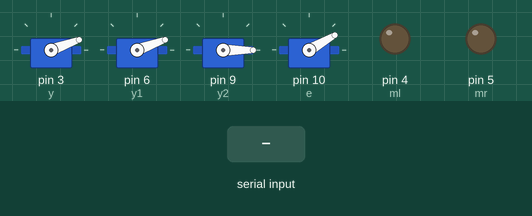
Bench run of a sketch on a simulated Arduino Uno, built with avr-gcc and run on an emulated ATmega328P. Parts: 4 × servo, output pins drawn as LEDs (lit = HIGH). The inputs (shaded band) are chosen by the test bench.

Above: at 1.2 s.
1.3 s: "30,150\n" received over Serial
At 2.5 s:
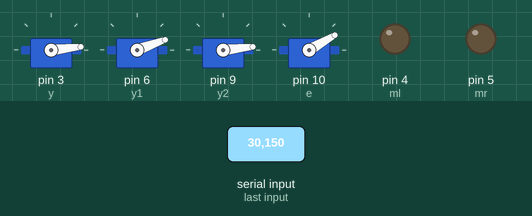
2.8 s: "90,45\n" received over Serial
At 3.7 s:
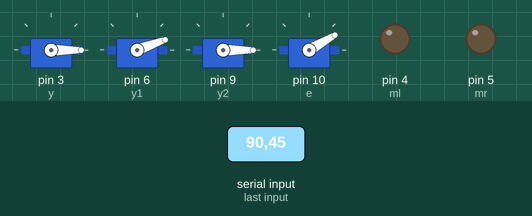
4.3 s: "X90\n" received over Serial
At 5.3 s:
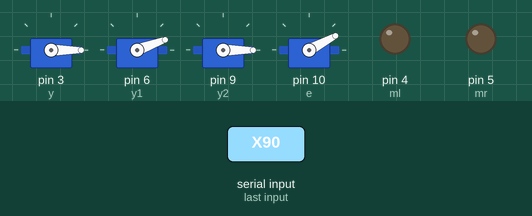
Timing chart, 0 to 7.3 s (numbered marks = the images above; inputs shaded):
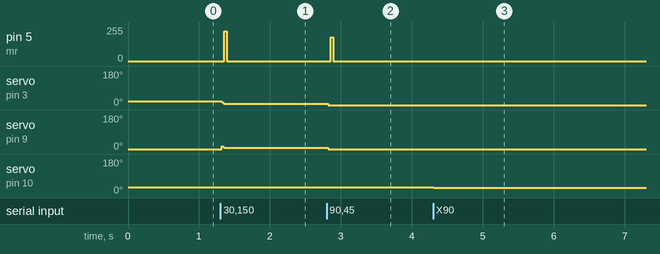

Measured:
- after the input at 1.3 s, pin 5 (mr): 0/255 → 224/255 after 0.05 s, → 0/255 0.04 s later; servo on pin 3 (y): 20° → 6° at once; servo on pin 9 (y2): 0° → 6° at once
- after the input at 2.8 s, pin 5 (mr): 0/255 → 179/255 after 0.05 s, → 0/255 0.04 s later; servo on pin 3 (y), servo on pin 9 (y2): 6° → 0° at once
- after the input at 4.3 s, servo on pin 10 (e): 30° → 28° at once

The sketch:

Humanoid_Ai_Ron.ino
```cpp
//Face Tracker using OpenCV and Arduino.
//Ai-RON.
//this code run with python open cv code.
//for servo we use 5V power supply.
//for DC motor we use 12V power supply.
//this code run 4 servo and 1 DC motor in respective X and Y axis .
// 1 dc motor and 1 servo motor run on X-Axis.
// 3 servos run on Y-Axis.
//in neck mechanisum part, there is 2 servos and 1 dc motor are run.
//in this code 2 servos are run at same time in oppesite direction which is in neck (Y-Axis, Up-Down).
//1 dc run on X-axis (Left-Right) for neck .
//2 servo run respectively X and Y Axis for eye mechanisum (Up-Down , Left-Right).
//jaw is pending ...
//eye lash is pending...

#include<Servo.h>// servo lib
#define ml 4//Dc motor wire connection Red , here we define DC motor's both connection or declaretion for one DC motor
#define mr 5//Dc motor wire connection Black, DC motor required two pin connections.
Servo y, y1, y2, e;// here we declare 4 servos.

int x;// this veriable for dc motor
int width = 640, height = 480;  // total resolution of the video
int xpos = 90, epos = 30, ypos = 20, y1pos = 20, y2pos; // initial positions of all Servos (as per our calculations)
int motorspeed = 0;
int xspeed = 0;
void setup() {
//
  Serial.begin(115200);//
  pinMode(ml, OUTPUT);
  pinMode(mr, OUTPUT);
  y.attach(3);// declared pin number which connect on arduino uno
  y1.attach(6);
  y2.attach(9);
  e.attach(10);
  // Serial.print(width);
  //Serial.print("\t");
  //Serial.println(height);
  y.write(ypos); // read-write function
  y1.write(y1pos);
  y2.write(y2pos);
  e.write(epos);
}
const int angle = 2;   // degree of increment or decrement

void loop() {
  if (Serial.available() > 0)
  {
    int x_mid, e_mid, y_mid, y1_mid, y2_mid;// intinaliz all mid
    if (Serial.read() == 'X')//logic for X-axis
    {
      x_mid = Serial.parseInt();
      e_mid = x_mid;// read center x-coordinate
      if (Serial.read() == 'Y')//logic for Y-axis
        y_mid = Serial.parseInt();
        y1_mid = y1_mid;//Serial.parseInt();//y_mid;
        y2_mid = y_mid;// read center y-coordinate
    }
    /* adjust the servo within the squared region if the coordinates
        is outside it
    */
    if ((x_mid > width / 2 + 30)&&(x_mid > 0 && x_mid < width))
      {
      xpos += angle;
      epos += angle;//
      }
     if ((x_mid < width / 2 - 30)&&(x_mid > 0 && x_mid < width))
      {
      xpos -= angle;
      epos -= angle;//
      }
    if (y_mid < height / 2 + 30)
      {
        ypos -= angle;
        y1pos += angle;//-
        y2pos -= angle;
      }

    if (y_mid > height / 2 - 30)
      {
        ypos += angle;
        y1pos -= angle;//+
        y2pos += angle;
      }

//logic for DC motor
       if (x_mid > width / 2 + 30) {
        digitalWrite(ml, LOW);//H
        digitalWrite(mr, HIGH);//L
        delay(7);
        digitalWrite(ml, LOW);
        digitalWrite(mr, LOW);
        motorspeed = map(xpos, 320, 0, 0, 255);
      }
      else if(x_mid < width / 2 - 30) {
        digitalWrite(ml, HIGH);//L
        digitalWrite(mr, LOW);//H
        delay(7);
        digitalWrite(ml, LOW);
        digitalWrite(mr, LOW);
        motorspeed = map(xpos, 320, 1023, 0, 255);
      }
      else {
        motorspeed = 0;
        digitalWrite(ml, LOW);
        digitalWrite(mr, LOW);
      }
      if (motorspeed < 70) {
          motorspeed = 0;
      }

    // if the servo degree is outside its range//error handling code
    if (xpos >= 180)//180
      xpos = 180;
    else if (xpos <= 0)
      xpos = 0;
    if (epos >= 60)
      epos = 60;
    else if (epos <= 0)
      epos = 0;
    if (ypos >= 40)
      ypos = 40;
    else if (ypos <= 0)
      ypos = 0;
    if (y1pos  >= 20)//40
      y1pos = 20;
    else if (y1pos <= 0)
      y1pos = 0;
    if (y2pos  >= 40)
      y2pos = 40;
    else if (y2pos <= 0)
      y2pos = 0;

    e.write(epos);
    y.write(ypos);
    y1.write(y1pos);//y
    y2.write(ypos);//y
  }
  else {
    digitalWrite(ml, LOW);//using this we can stop DC motor ,control.
    digitalWrite(mr, LOW);
 }
    // used for testing
    //Serial.print("\t");
    // Serial.print(x_mid);
    // Serial.print("\t");
    // Serial.println(y_mid);

}
```
